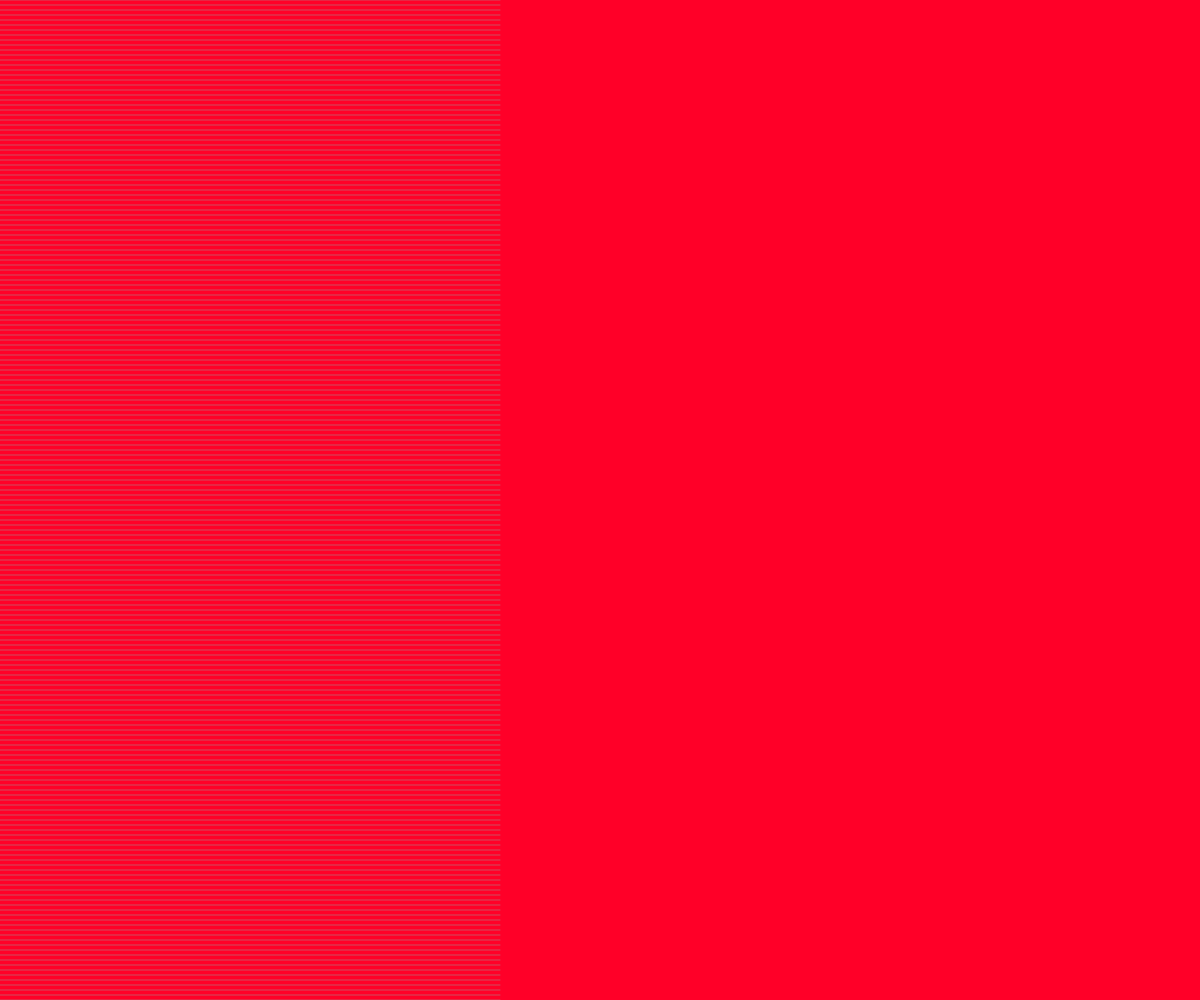
Frame 1 (no input)
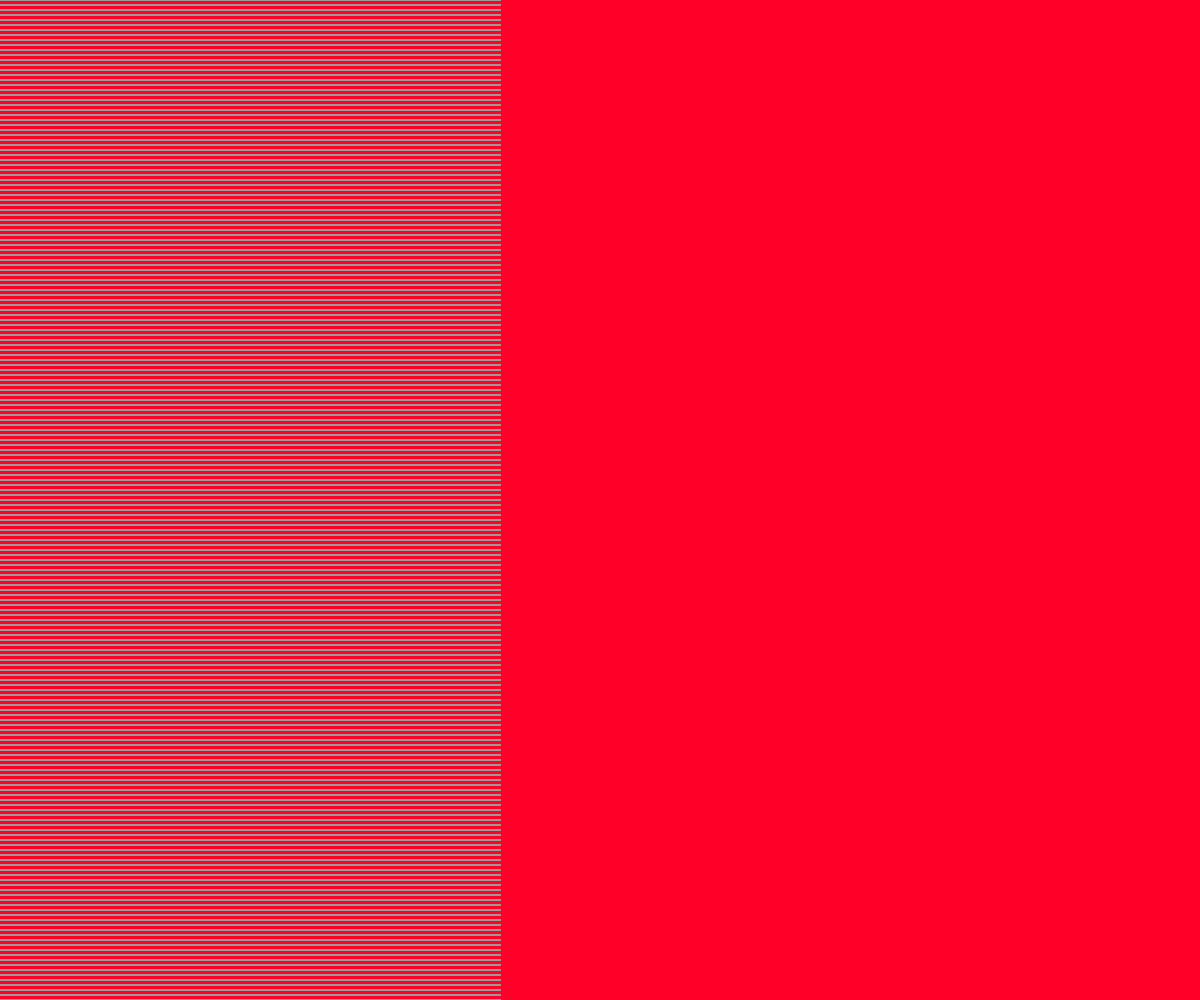
Frame 60 (no input)
Frame 120 (the mouse pressed at the canvas centre since frame 60): identical to frame 60, image omitted

The p5.js sketch that drew these frames (run headless with seeded random() and noise() and a simulated clock; from frame 60 on, the mouse is pressed at the canvas centre):

// p5.js sketch
// ── sketch.js
let canvas;

function setup(){
canvas = createCanvas(windowWidth,windowHeight)
canvas.position (0,0);
canvas.style('z-index', '-1');

background(255, 0, 40);
}

function draw() {


  for (let i = 0; i < windowWidth; i+=5) {
    strokeWeight(0.5);
    stroke(153);
    line(0,i,500,i);
  }


}
